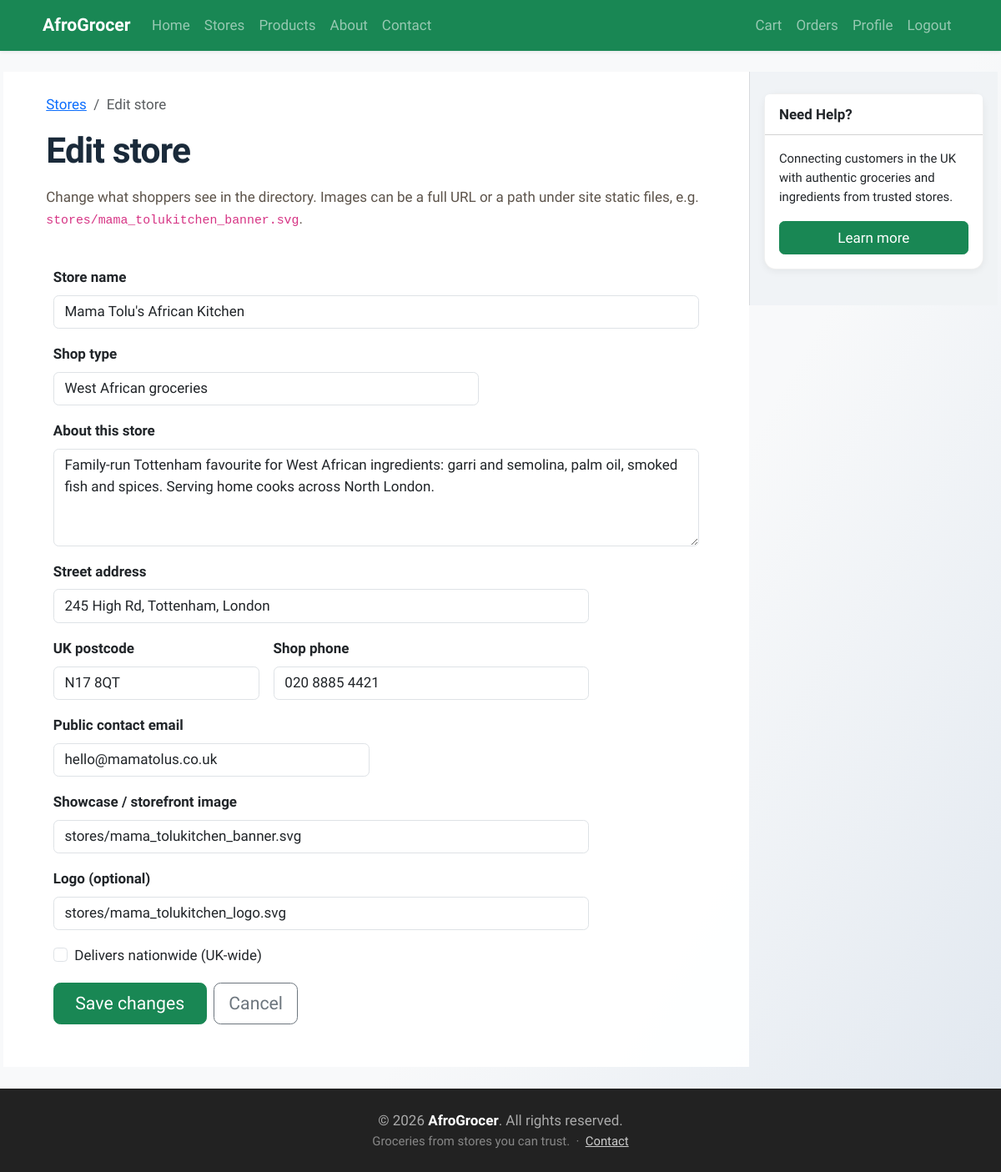
The app's page /store/1/edit (signed in) with its own data.
### tables this page shows
CREATE TABLE stores (
    id                  INTEGER PRIMARY KEY AUTOINCREMENT,
    owner_id            INTEGER NOT NULL REFERENCES users(id) ON DELETE CASCADE,
    name                TEXT NOT NULL,
    description         TEXT,
    address             TEXT,
    uk_postcode         TEXT,
    phone               TEXT,
    email               TEXT,
    category            TEXT DEFAULT 'African groceries',
    image               TEXT,          -- storefront / hero URL or static path under /static/
    logo                TEXT,          -- square logo URL or static path
    delivers_nationwide BOOLEAN DEFAULT 0,
    is_verified         BOOLEAN DEFAULT 0,
    created             TIMESTAMP DEFAULT CURRENT_TIMESTAMP
);

### app.py (the view, shortened to what this page needs)
@app.route('/store/<int:sid>/edit', methods=('GET', 'POST'))
def store_edit(sid):
    store = get_store_by_id(sid)
    if not store:
        flash(category='warning', message='Store not found.')
        return redirect(url_for('store_list'))
    uid = session.get('user_id')
    user = get_user_by_id(uid) if uid else None
    if not user_can_manage_store(store, user):
        flash(category='danger', message='You do not have permission to edit this store.')
        return redirect(url_for('store_list'))
    owners = get_users_who_can_own_stores() if user['role'] == 'admin' else []
    return render_template(
        'store_form.html',
        title='Edit store',
        store=store,
        owners=owners,
        is_edit=True,
        submit_label='Save changes',
        user_role=user['role'],
    )

### app.py (called while the page is built)
def user_can_manage_store(store, user):
    if not store or not user:
        return False
    if user['role'] == 'admin':
        return True
    return user['role'] == 'store_owner' and store['owner_id'] == user['id']

@app.context_processor
def inject_csrf_token():
    return dict(csrf_token=generate_csrf())

@app.context_processor
def inject_site_name():
    return dict(siteName=siteName)

@app.context_processor
def inject_current_year():
    return dict(current_year=datetime.now().year)

@app.context_processor
def inject_user_role():
    is_admin = False
    if session.get('user_id'):
        user = get_user_by_id(session['user_id'])
        if user and user['role'] == 'admin':
            is_admin = True
    return dict(is_admin=is_admin)

### db/db.py (called while the page is built)
def get_db_connection():
    BASE_DIR = os.path.dirname(os.path.dirname(os.path.abspath(__file__)))
    db_path = os.path.join(BASE_DIR, 'db', 'database.db')
    conn = sqlite3.connect(db_path)
    conn.row_factory = sqlite3.Row
    return conn

def get_user_by_id(user_id):
    connection = get_db_connection()
    user = connection.execute(
        "SELECT * FROM users WHERE id = ?", (user_id,)
    ).fetchone()
    connection.close()
    return user

def get_store_by_id(store_id):
    connection = get_db_connection()
    store = connection.execute(
        "SELECT stores.*, users.full_name AS owner_name FROM stores JOIN users ON stores.owner_id = users.id WHERE stores.id = ?",
        (store_id,)
    ).fetchone()
    connection.close()
    return store

### Templates/store_form.html (shortened to what this page needs)
{% extends "base.html" %}
{% block content %}
    <nav aria-label="breadcrumb">
        <ol class="breadcrumb small">
            <li class="breadcrumb-item"><a href="{{ url_for('store_list') }}">Stores</a></li>
            <li class="breadcrumb-item active" aria-current="page">{{ title }}</li>
        </ol>
    </nav>
    <h1 class="mb-3">{{ title }}</h1>
    {% if store %}
        <p class="page-intro mb-4">Change what shoppers see in the directory. Images can be a full URL or a path under site static files, e.g. <code>stores/mama_tolukitchen_banner.svg</code>.</p>
    {% else %}
        <p class="page-intro mb-4">Add a verified African grocery outlet. Assign a shop owner account (already registered).</p>
    {% endif %}
    <form method="post" class="row g-3 w-100 m-0 pb-4">
        <div class="col-12">
            <label for="name" class="form-label fw-semibold">Store name</label>
            <input type="text" class="form-control" id="name" name="name" required maxlength="200"
                value="{{ store.name if store else '' }}">
        </div>
        <div class="col-12 col-lg-8">
            <label for="category" class="form-label fw-semibold">Shop type</label>
            <input type="text" class="form-control" id="category" name="category" required maxlength="160"
                placeholder="e.g. West African groceries"
                value="{{ store.category if store and store.category else '' }}">
        </div>
        <div class="col-12">
            <label for="description" class="form-label fw-semibold">About this store</label>
            <textarea class="form-control" id="description" name="description" rows="4" required>{{ store.description if store else '' }}</textarea>
        </div>
        <div class="col-12 col-lg-10">
            <label for="address" class="form-label fw-semibold">Street address</label>
            <input type="text" class="form-control" id="address" name="address" required
                value="{{ store.address if store else '' }}">
        </div>
        <div class="col-12 col-md-4">
            <label for="uk_postcode" class="form-label fw-semibold">UK postcode</label>
            <input type="text" class="form-control" id="uk_postcode" name="uk_postcode" required
                value="{{ store.uk_postcode if store else '' }}">
        </div>
        <div class="col-12 col-md-6">
            <label for="phone" class="form-label fw-semibold">Shop phone</label>
            <input type="tel" class="form-control" id="phone" name="phone"
                value="{{ store.phone if store and store.phone else '' }}">
        </div>
        <div class="col-12 col-md-6">
            <label for="email" class="form-label fw-semibold">Public contact email</label>
            <input type="email" class="form-control" id="email" name="email"
                value="{{ store.email if store and store.email else '' }}">
        </div>
        <div class="col-12 col-lg-10">
            <label for="image" class="form-label fw-semibold">Showcase / storefront image</label>
            <input type="text" class="form-control" id="image" name="image"
                placeholder="https://... or stores/mama_tolukitchen_banner.svg"
                value="{{ store.image if store and store.image else '' }}">
        </div>
        <div class="col-12 col-lg-10">
            <label for="logo" class="form-label fw-semibold">Logo (optional)</label>
            <input type="text" class="form-control" id="logo" name="logo"
                placeholder="https://... or stores/mama_tolukitchen_logo.svg"
                value="{{ store.logo if store and store.logo else '' }}">
        </div>
        <div class="col-12 d-flex flex-wrap gap-4 align-items-center">
            <div class="form-check">
                <input class="form-check-input" type="checkbox" id="delivers" name="delivers" value="1"
                    {% if store and store.delivers_nationwide %}checked{% endif %}>
                <label class="form-check-label" for="delivers">Delivers nationwide (UK-wide)</label>
            </div>
        </div>
        {% if not is_edit and user_role == 'admin' and (not owners or owners|length == 0) %}
        {% else %}
        <div class="col-12 mt-3 d-flex gap-2 flex-wrap">
            <button type="submit" class="btn btn-success btn-lg px-4">{{ submit_label }}</button>
            {% if store %}
                <a href="{{ url_for('store_detail', id=store.id) }}" class="btn btn-outline-secondary btn-lg">Cancel</a>
            {% else %}
                <a href="{{ url_for('store_list') }}" class="btn btn-outline-secondary btn-lg">Cancel</a>
            {% endif %}
        </div>
        {% endif %}
    </form>
{% endblock %}

### Static/style.css (style rules this page uses)
:root { --ink: #212529; --muted: #5c534a; --brand: #198754; --brand-dark: #157347; --accent: #c45c26; --accent-hover: #a34d1f; --font: "Source Sans 3", "Segoe UI", system-ui, sans-serif; }
html { font-size: 15px; }
@media (min-width: 768px) { html { font-size: 16px; } }
@media (min-width: 1200px) { html { font-size: 17px; } }
.site-body { font-family: var(--font); color: var(--ink); line-height: 1.55; background: linear-gradient(120deg, #f8f9fa 60%, #e0e7ef 100%); min-height: 100vh; }
h1, h2, h3, h4, h5, .h1, .h2, .h3, .h4, .h5 { font-weight: 700; color: #1a2a3a; letter-spacing: -0.02em; }
.page-intro { color: var(--muted); margin-bottom: 1.25rem; max-width: 54rem; }

### records on screen
stores: name "Mama Tolu's African Kitchen", category "West African groceries", description "Family-run Tottenham favourite for West African ingredients: garri and semolina, palm oil, smoked fish and spices. Serving home cooks across North London.", address "245 High Rd, Tottenham, London", uk_postcode "N17 8QT", phone "020 8885 4421", email "hello@mamatolus.co.uk", image "stores/mama_tolukitchen_banner.svg", logo "stores/mama_tolukitchen_logo.svg"

### other values on screen
{{ siteName }} "AfroGrocer"
{{ title }} "Edit store"
{{ submit_label }} "Save changes"
